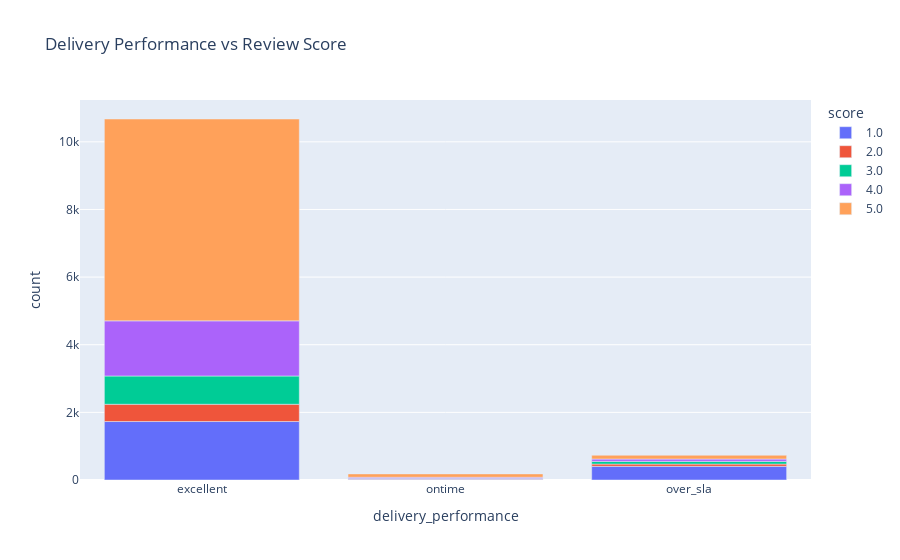

Source (notebook cell):
### Code cell
fig = px.bar(ma_melted, x='delivery_performance', y='count', color='score', title='Delivery Performance vs Review Score')
fig.show()

### Figure 1 — Plotly figure (JSON) as saved in the notebook; plotly's stock layout.template omitted (floating-point values rounded to 4 significant figures)
{"data": [{"hovertemplate": "score=1.0<br>delivery_performance=%{x}<br>count=%{y}<extra></extra>", "legendgroup": "1.0", "marker": {"color": "#636efa", "pattern": {"shape": ""}}, "name": "1.0", "orientation": "v", "showlegend": true, "textposition": "auto", "type": "bar", "x": ["excellent", "ontime", "over_sla"], "xaxis": "x", "y": [1729, 25, 404], "yaxis": "y"}, {"hovertemplate": "score=2.0<br>delivery_performance=%{x}<br>count=%{y}<extra></extra>", "legendgroup": "2.0", "marker": {"color": "#EF553B", "pattern": {"shape": ""}}, "name": "2.0", "orientation": "v", "showlegend": true, "textposition": "auto", "type": "bar", "x": ["excellent", "ontime", "over_sla"], "xaxis": "x", "y": [510, 6, 67], "yaxis": "y"}, {"hovertemplate": "score=3.0<br>delivery_performance=%{x}<br>count=%{y}<extra></extra>", "legendgroup": "3.0", "marker": {"color": "#00cc96", "pattern": {"shape": ""}}, "name": "3.0", "orientation": "v", "showlegend": true, "textposition": "auto", "type": "bar", "x": ["excellent", "ontime", "over_sla"], "xaxis": "x", "y": [836, 16, 78], "yaxis": "y"}, {"hovertemplate": "score=4.0<br>delivery_performance=%{x}<br>count=%{y}<extra></extra>", "legendgroup": "4.0", "marker": {"color": "#ab63fa", "pattern": {"shape": ""}}, "name": "4.0", "orientation": "v", "showlegend": true, "textposition": "auto", "type": "bar", "x": ["excellent", "ontime", "over_sla"], "xaxis": "x", "y": [1631, 34, 71], "yaxis": "y"}, {"hovertemplate": "score=5.0<br>delivery_performance=%{x}<br>count=%{y}<extra></extra>", "legendgroup": "5.0", "marker": {"color": "#FFA15A", "pattern": {"shape": ""}}, "name": "5.0", "orientation": "v", "showlegend": true, "textposition": "auto", "type": "bar", "x": ["excellent", "ontime", "over_sla"], "xaxis": "x", "y": [5969, 99, 111], "yaxis": "y"}], "layout": {"barmode": "relative", "legend": {"title": {"text": "score"}, "tracegroupgap": 0}, "title": {"text": "Delivery Performance vs Review Score"}, "xaxis": {"anchor": "y", "domain": [0, 1], "title": {"text": "delivery_performance"}}, "yaxis": {"anchor": "x", "domain": [0, 1], "title": {"text": "count"}}}}
